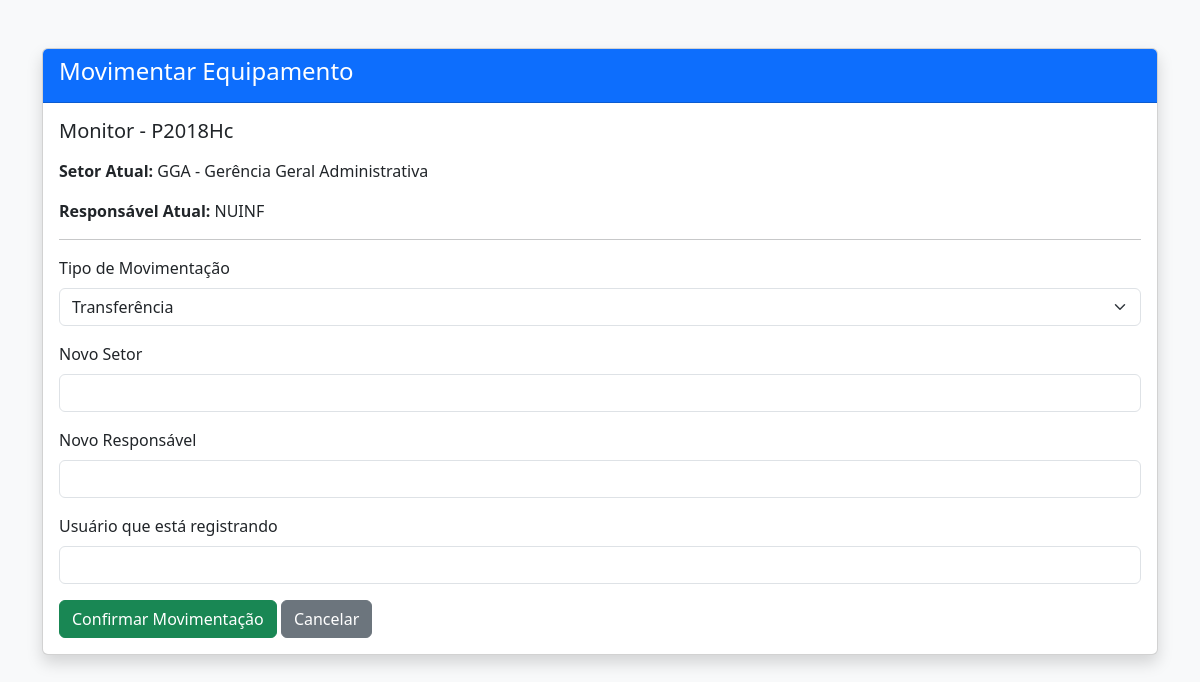
Screenshot of /movimentar/2 with the database file from the repository.
### tables this page shows
CREATE TABLE equipamentos (
            id INTEGER PRIMARY KEY AUTOINCREMENT,
            tipo TEXT,
            marca TEXT,
            modelo TEXT,
            numero_serie TEXT,
            service_tag TEXT,
            tombamento TEXT,
            especificacoes TEXT,
            locado TEXT,
            setor TEXT,
            responsavel TEXT,
            observacoes TEXT,
            status TEXT DEFAULT 'ATIVO'
        );

### app.py (the view, shortened to what this page needs)
@app.route("/movimentar/<int:id>", methods=["GET", "POST"])
def movimentar(id):
    conn = sqlite3.connect(DATABASE)
    conn.row_factory = sqlite3.Row
    cursor = conn.cursor()
    cursor.execute("SELECT * FROM equipamentos WHERE id = ?", (id,))
    equipamento = cursor.fetchone()
    if not equipamento:
        conn.close()
        return "Equipamento não encontrado"
    conn.close()
    return render_template("movimentar.html", equipamento=equipamento)

### templates/movimentar.html (shortened to what this page needs)
<!DOCTYPE html>
<html lang="pt-br">
<head>
    <link href="https://cdn.jsdelivr.net/npm/bootstrap@5.3.2/dist/css/bootstrap.min.css" rel="stylesheet">
</head>
<body class="bg-light">
<div class="container mt-5">
    <div class="card shadow">
        <div class="card-header bg-primary text-white">
            <h4>Movimentar Equipamento</h4>
        </div>
        <div class="card-body">
            <h5 class="mb-3">
                {{ equipamento["tipo"] }} - {{ equipamento["modelo"] }}
            </h5>
            <p><strong>Setor Atual:</strong> {{ equipamento["setor"] }}</p>
            <p><strong>Responsável Atual:</strong> {{ equipamento["responsavel"] }}</p>
            <hr>
            <form method="POST">
                <div class="mb-3">
                    <label class="form-label">Tipo de Movimentação</label>
                    <select name="tipo_movimentacao" class="form-select">
                        <option value="TRANSFERENCIA">Transferência</option>
                    </select>
                </div>
                <div class="mb-3">
                    <label class="form-label">Novo Setor</label>
                    <input type="text" name="para_setor" class="form-control" required>
                </div>
                <div class="mb-3">
                    <label class="form-label">Novo Responsável</label>
                    <input type="text" name="responsavel" class="form-control" required>
                </div>
                <div class="mb-3">
                    <label class="form-label">Usuário que está registrando</label>
                    <input type="text" name="usuario" class="form-control" required>
                </div>
                <button type="submit" class="btn btn-success">
                    Confirmar Movimentação
                </button>
                <a href="/equipamentos" class="btn btn-secondary">
                    Cancelar
                </a>
            </form>
        </div>
    </div>
</div>
</body>
</html>

### rows the page displays
equipamentos: tipo "Monitor", modelo "P2018Hc", setor "GGA - Gerência Geral Administrativa", responsavel "NUINF"
